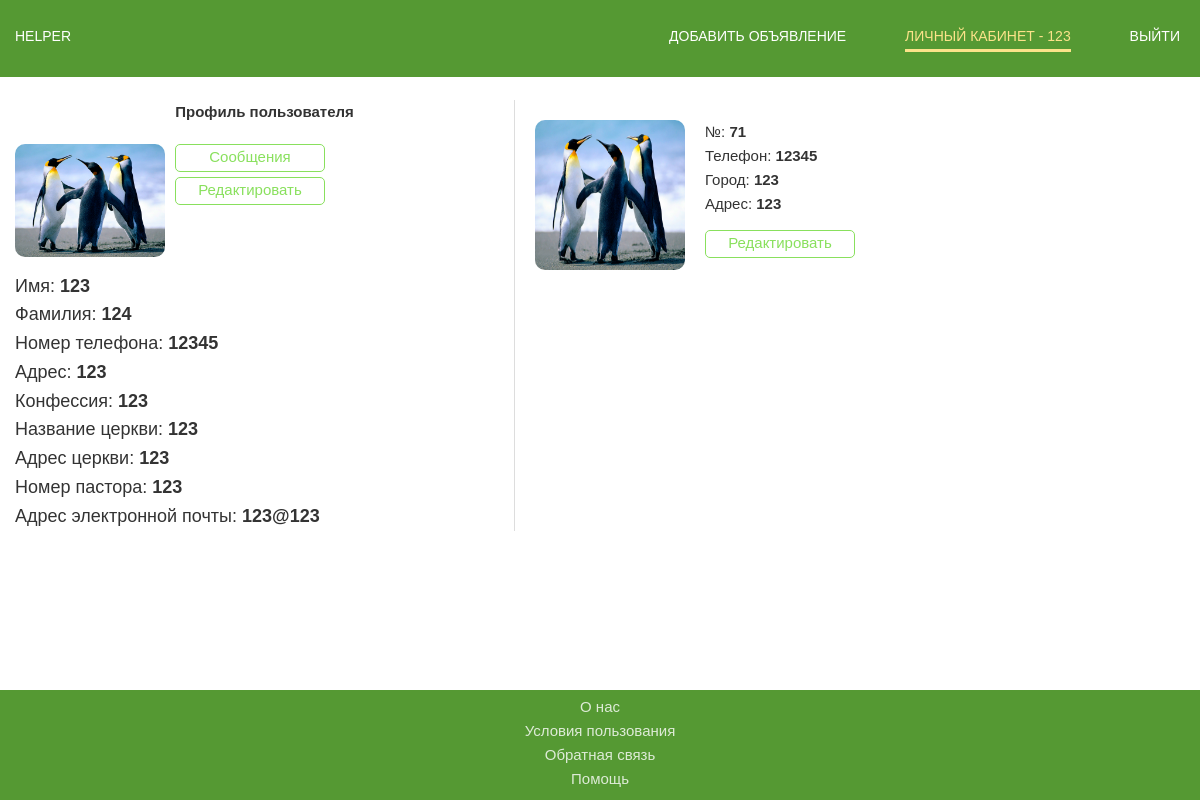
Screenshot of /pages/privateoffice.php (signed in) with the database file from the repository.
### tables this page shows
CREATE TABLE `register` (
  `id` int(11) NOT NULL,
  `name` varchar(255) NOT NULL,
  `surname` varchar(255) NOT NULL,
  `phone_num` varchar(255) NOT NULL,
  `adress_user` varchar(255) NOT NULL,
  `denomination` varchar(255) NOT NULL,
  `church_name` varchar(255) NOT NULL,
  `church_adress` varchar(255) NOT NULL,
  `pastor_num` varchar(255) NOT NULL,
  `email` varchar(255) NOT NULL,
  `password` varchar(255) NOT NULL,
  `photo` varchar(255) NOT NULL
);

CREATE TABLE `ads` (
  `id` int(11) NOT NULL,
  `user_id` int(11) NOT NULL,
  `user_name` varchar(255) NOT NULL,
  `phone_num` varchar(255) NOT NULL,
  `city` varchar(255) NOT NULL,
  `adress_kv` varchar(255) NOT NULL,
  `description` text NOT NULL,
  `infrast` text NOT NULL,
  `attractions` text NOT NULL,
  `terms` text NOT NULL,
  `status` text NOT NULL,
  `photo` text NOT NULL
);

### configs/settings.php (called while the page is built)
<?php
if(isset($_COOKIE['id_user']) ){
	$user_auth = $_COOKIE['id_user'];
} else {
	header('location: ../pages/auth.php');
}
?>

### pages/privateoffice.php (the view)
<?php
$page = "privat";
include "../configs/db.php";
include "../configs/settings.php";
include "../parts/header.php";
?>
<?php
	$sql2 = "SELECT * FROM register WHERE id =" . $user_auth;
	$result2 = mysqli_query($connect, $sql2);
	$item2 = mysqli_fetch_assoc($result2);
?>
<div class="container">
	<div class="cont">
		<div class="left_coll">
				<h4 class="left__coll_title">Профиль пользователя</h4>
				<div class="user_img">
					<img class="cont__img" src="../<?php echo $row['photo'] ?>">
					<div class="user_links">
						<a class="button link" href="private_mess.php?id=<?php echo $item2['id']; ?>" >Cообщения</a>
						<a class="button link" href="edit_user.php?id=<?php echo $item2['id']; ?>" >Редактировать</a>
					</div>
				</div>
					<div class="user_info">
						<h4 class="user__ifo_text"><span>Имя:</span> <?php echo $item2['name']; ?></h4>
						<h4 class="user__ifo_text"><span>Фамилия:</span> <?php echo $item2['surname']; ?></h4>
						<h4 class="user__ifo_text"><span>Номер телефона:</span> <?php echo $item2['phone_num']; ?></h4>
						<h4 class="user__ifo_text"><span>Адрес:</span> <?php echo $item2['adress_user']; ?></h4>
						<h4 class="user__ifo_text"><span>Конфессия:</span> <?php echo $item2['denomination']; ?></h4>
						<h4 class="user__ifo_text"><span>Название церкви:</span> <?php echo $item2['church_name']; ?></h4>
						<h4 class="user__ifo_text"><span>Адрес церкви:</span> <?php echo $item2['church_adress']; ?></h4>
						<h4 class="user__ifo_text"><span>Номер пастора:</span> <?php echo $item2['pastor_num']; ?></h4>
						<h4 class="user__ifo_text"><span>Адрес электронной почты:</span> <?php echo $item2['email']; ?></h4>
					</div>
		</div>
		<div class="right_coll">
		<?php
		$sql = "SELECT * FROM ads WHERE user_id =" . $user_auth;
		$result = mysqli_query($connect, $sql);
		while ($row = mysqli_fetch_assoc($result)) {
			$sql_1 = "SELECT * FROM register WHERE id=" . $user_auth;
     		 $result_1 = mysqli_query($connect, $sql_1);
     		 $row_1 = mysqli_fetch_assoc($result_1);
			?>
			<div class="ad">
				<img class="ad_img" src="../<?php echo $row['photo'] ?>">
				<div class="ad_info">
					<h4 class="ad__info_text"> <span>№:</span> <?php echo $row['id']; ?></h4>
					<h4 class="ad__info_text"> <span>Телефон:</span> <?php echo $row_1['phone_num']; ?></h4>
					<h4 class="ad__info_text"> <span>Город:</span> <?php echo $row['city']; ?></h4>
					<h4 class="ad__info_text"> <span>Адрес:</span> <?php echo $row['adress_kv']; ?></h4>
				</div>
				<a class="button ad_link" href="edit_ad.php?id=<?php echo $row['id'] ?>" >Редактировать</a>
			</div>
			<?php
		}
		?>
		</div>
	</div>
</div>
<?php
	include "../parts/footer.php";
?>

### parts/header.php (shortened to what this page needs)
<!DOCTYPE html>
<html lang="en">
<head>
	<link rel="stylesheet" href="/assets/css/style.css">
</head>
<body>
<div class="wrapper">
	<header class="header">
		<div class="container">
			<div class="header__inner">
				<?php
					if ( ($page == "reg") OR ($page == "auth") ){
						?>
						<div id="logo">HELPER</div>
							<nav class="nav">
								<a class="nav__link <?php if($page == "reg") {echo "active";} ?>" href="/pages/registr.php">Регистрация</a>
								<a class="nav__link <?php if($page == "auth") {echo "active";} ?>" href="/pages/auth.php">Вход</a>
							</nav>
						<?php
					} else {
						$sql = "SELECT * FROM register WHERE id =". $_COOKIE["id_user"];
						$result = mysqli_query($connect, $sql);
				    	$row = mysqli_fetch_assoc($result);
						?>
							<a class="nav__link <?php if($page == "index") {echo "active";} ?>" href="/index.php" style="">HELPER</a>
							<nav class="nav">
								<a class="nav__link <?php if($page == "newad") {echo "active";} ?>" href="/pages/newad.php">Добавить объявление</a>
								<a class="nav__link <?php if($page == "privat") {echo "active";} ?>" href="/pages/privateoffice.php">Личный кабинет - <?php echo $row["name"] ?></a>
								<a class="nav__link" href="/pages/exit.php">Выйти</a>
							</nav>
						<?php
					}
				?>
			</div>
		</div>
	</header>

### parts/footer.php (shortened to what this page needs)
</div>
	<footer class="footer">
		<div class="container">
			<?php
			if ( ($page == "reg") OR ($page == "auth") ) {
			} else {
				?>
					<a href="/pages/pagesHelp/about.php">О нас</a>
					<a href="/pages/pagesHelp/terms.php">Условия пользования</a>
					<a href="/pages/pagesHelp/feedback.php">Обратная связь</a>
					<a href="/pages/pagesHelp/help.php">Помощь</a>
				<?php
			}
			?>
		</div>
	</footer>
</body>
</html>

### assets/css/style.css (style rules this page uses)
html, body { height: 100%; margin: 0; font-family: 'Montserrat', sans-serif; font-size: 15px; color: #333333; line-height: 1.6; }
body { display: flex; flex-direction: column; }
.wrapper { flex: 1 0 auto; }
*, *:before, *:after { box-sizing: border-box; }
h1, h2, h3, h4, h5, h6 { margin: 0; }
a { text-decoration: none; color: #fff; }
.container { width: 100%; max-width: 1230px; margin: 0 auto; padding: 0 15px; position: relative; }
.header { padding: 25px 0; position: absolute; z-index: 1000; left: 0; right: 0; top: 0; background-color: #593; }
.header__inner { display: -webkit-flex; display: -moz-flex; display: -ms-flex; display: -o-flex; display: flex; justify-content: space-between; align-items: baseline; }
.nav { text-transform: uppercase; font-size: 14px; }
.nav__link { padding-bottom: 5px; margin-left: 55px; font-size: 14px; text-decoration: none; color: #fff; position: relative; transition: color .15s linear; }
.nav__link:first-child { margin-left: 0; }
.nav__link:last-child { margin-right: 5px; }
.nav__link:after { content: ""; display: block; width: 100%; height: 3px; background-color: #fce38a; opacity: 0; position: absolute; top: 100%; left: 0; z-index: 1; transition: opacity .15s linear; }
.nav__link:hover:after, .nav__link.active:after { opacity: 1; }
.nav__link.active { color: #fce38a; }
.footer { width: 100%; height: 110px; padding-top: 5px; background-color: #593; flex-shrink: 0; }
.footer a { text-align: center; display: block; opacity: 0.8; transition: opacity .2s linear; }
.button { width: 220px; background-color: #fff; border: 1px solid #89e05d; border-radius: 5px; height: 30px; cursor: pointer; transition: .15s linear; color: #89e05d; font-weight: bold; }
.cont { display: flex; padding-top: 100px; height: 100%; }
.left_coll { border-right: solid 1px #DDD; width: 100%; max-width: 500px; }
.left__coll_title { text-align: center; margin-bottom: 20px; }
.user_img { display: flex; }
.link { display: block; text-align: center; font-weight: 300; height: 28px; width: 150px; margin-bottom: 5px; }
.cont__img { width: 150px; margin-right: 10px; border-radius: 10px; margin-bottom: 15px; }
.user__ifo_text { font-size: 18px; }
.user__ifo_text span { font-weight: 300; }
.right_coll { display: flex; flex-wrap: wrap; height: 100%; width: 100%; }
.ad { display: flex; height: 150px; width: 100%; margin: 20px; position: relative; }
.ad_img { width: 150px; height: 150px; margin-right: 20px; border-radius: 10px; }
.ad__info_text span { font-weight: 300; }
.ad_link { text-align: center; font-weight: 300; height: 28px; width: 150px; position: absolute; left: 170px; top: 110px; }

### rows the page displays
register: name "123", photo (picture), surname "124", phone_num "12345", adress_user "123", denomination "123", church_name "123", church_adress "123", pastor_num "123", email "123@123"
ads: photo (picture), id "71", user.phone_num "12345", city "123", adress_kv "123"
